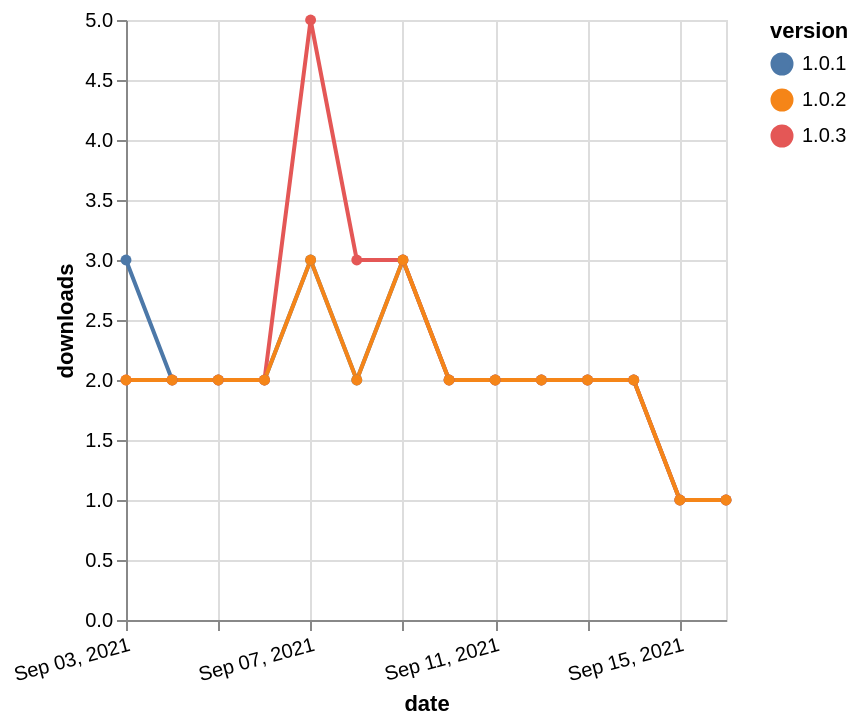

Source (Vega-Lite JSON):
### Vega-Lite specification from a JSON file in a GitHub repository (floating-point values rounded to 4 significant figures)
{"$schema": "https://vega.github.io/schema/vega-lite/v5.json", "description": "A simple bar chart with embedded data.", "data": {"values": [{"date": "2021-09-03", "total": 904, "delta": 3, "version": "1.0.1"}, {"date": "2021-09-04", "total": 906, "delta": 2, "version": "1.0.1"}, {"date": "2021-09-05", "total": 908, "delta": 2, "version": "1.0.1"}, {"date": "2021-09-06", "total": 910, "delta": 2, "version": "1.0.1"}, {"date": "2021-09-07", "total": 913, "delta": 3, "version": "1.0.1"}, {"date": "2021-09-08", "total": 915, "delta": 2, "version": "1.0.1"}, {"date": "2021-09-09", "total": 918, "delta": 3, "version": "1.0.1"}, {"date": "2021-09-10", "total": 920, "delta": 2, "version": "1.0.1"}, {"date": "2021-09-11", "total": 922, "delta": 2, "version": "1.0.1"}, {"date": "2021-09-12", "total": 924, "delta": 2, "version": "1.0.1"}, {"date": "2021-09-13", "total": 926, "delta": 2, "version": "1.0.1"}, {"date": "2021-09-14", "total": 928, "delta": 2, "version": "1.0.1"}, {"date": "2021-09-15", "total": 929, "delta": 1, "version": "1.0.1"}, {"date": "2021-09-16", "total": 930, "delta": 1, "version": "1.0.1"}, {"date": "2021-09-03", "total": 915, "delta": 2, "version": "1.0.3"}, {"date": "2021-09-04", "total": 917, "delta": 2, "version": "1.0.3"}, {"date": "2021-09-05", "total": 919, "delta": 2, "version": "1.0.3"}, {"date": "2021-09-06", "total": 921, "delta": 2, "version": "1.0.3"}, {"date": "2021-09-07", "total": 926, "delta": 5, "version": "1.0.3"}, {"date": "2021-09-08", "total": 929, "delta": 3, "version": "1.0.3"}, {"date": "2021-09-09", "total": 932, "delta": 3, "version": "1.0.3"}, {"date": "2021-09-10", "total": 934, "delta": 2, "version": "1.0.3"}, {"date": "2021-09-11", "total": 936, "delta": 2, "version": "1.0.3"}, {"date": "2021-09-12", "total": 938, "delta": 2, "version": "1.0.3"}, {"date": "2021-09-13", "total": 940, "delta": 2, "version": "1.0.3"}, {"date": "2021-09-14", "total": 942, "delta": 2, "version": "1.0.3"}, {"date": "2021-09-15", "total": 943, "delta": 1, "version": "1.0.3"}, {"date": "2021-09-16", "total": 944, "delta": 1, "version": "1.0.3"}, {"date": "2021-09-03", "total": 891, "delta": 2, "version": "1.0.2"}, {"date": "2021-09-04", "total": 893, "delta": 2, "version": "1.0.2"}, {"date": "2021-09-05", "total": 895, "delta": 2, "version": "1.0.2"}, {"date": "2021-09-06", "total": 897, "delta": 2, "version": "1.0.2"}, {"date": "2021-09-07", "total": 900, "delta": 3, "version": "1.0.2"}, {"date": "2021-09-08", "total": 902, "delta": 2, "version": "1.0.2"}, {"date": "2021-09-09", "total": 905, "delta": 3, "version": "1.0.2"}, {"date": "2021-09-10", "total": 907, "delta": 2, "version": "1.0.2"}, {"date": "2021-09-11", "total": 909, "delta": 2, "version": "1.0.2"}, {"date": "2021-09-12", "total": 911, "delta": 2, "version": "1.0.2"}, {"date": "2021-09-13", "total": 913, "delta": 2, "version": "1.0.2"}, {"date": "2021-09-14", "total": 915, "delta": 2, "version": "1.0.2"}, {"date": "2021-09-15", "total": 916, "delta": 1, "version": "1.0.2"}, {"date": "2021-09-16", "total": 917, "delta": 1, "version": "1.0.2"}]}, "width": "container", "mark": {"type": "line", "point": {"filled": true}}, "encoding": {"x": {"field": "date", "type": "temporal", "timeUnit": "yearmonthdate", "title": "date", "axis": {"labelAngle": -15}}, "y": {"field": "delta", "type": "quantitative", "title": "downloads"}, "color": {"field": "version", "type": "nominal"}, "tooltip": {"field": "delta"}}}
